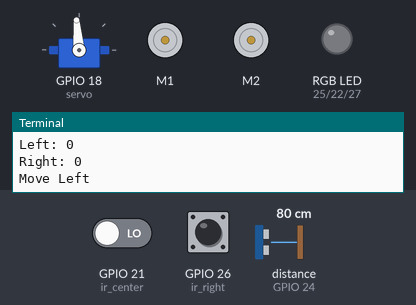
A program run on a simulated Raspberry Pi (BCM pin numbers). On the bench: servo, 2 × DC motor (green arrow = forward, orange = backward, longer = faster), an RGB LED mixed from three pins (HIGH = lit), the last lines printed to the terminal. Inputs (shaded band) come from the test bench; at power-on: GPIO 21 (ir_center) LOW, GPIO 26 (ir_right) LOW, distance to the obstacle (sensor on GPIO 24) 80 cm. The echo pulse lasts 58.3 µs per cm; motors are numbered in the order the program creates them (left before right in a Robot); servo angles are drawn from the pulse width (0.5 ms = 0°, 2.5 ms = 180°).

Above: at 1.2 s.
1.3 s: GPIO 21 (ir_center) driven HIGH
4.4 s: GPIO 26 (ir_right) pulled HIGH for 1 s
At 4.8 s:
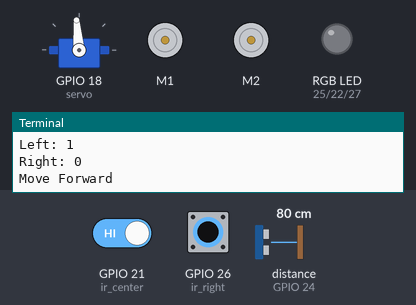
7.5 s: GPIO 21 (ir_center) driven LOW
10.6 s: GPIO 26 (ir_right) pulled HIGH for 1 s
At 11.3 s:
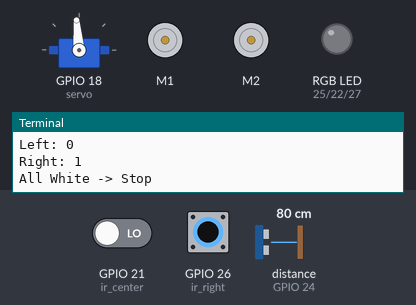
13.7 s: GPIO 26 (ir_right) pulled HIGH for 3.2 s
Timing chart, 0 to 19.4 s (numbered marks = the images above; inputs shaded):
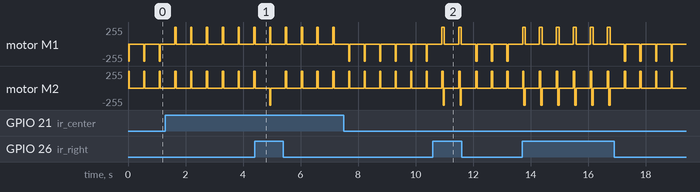

The program:

ky-033.py
```python
import RPi.GPIO as GPIO
import time
from gpiozero import AngularServo, DistanceSensor, Robot
import threading
import subprocess

# Setup GPIO pins
myServoPin = 18
SERVO_DELAY_SEC = 0.001
servo = AngularServo(myServoPin, initial_angle=100, min_angle=0,max_angle=180)

# Set pin for Ultrasonic sensor
trigPin = 5
echoPin = 24
buzzer_pin = 17
#set pin for RGB LED
redPin = 25
greenPin = 22
bluePin = 27
# Set pin for Motor L9110s
motorA_1A = 12  # Motor A
motorA_1B = 13  # Motor A
motorB_1A = 10  # Motor B
motorB_1B = 11  # Motor B

FlagRunningIR_tracking = True
ir_center = 21 # Cảm biến IR bên trái
ir_right = 26  # Cảm biến IR bên phải
GPIO.setmode(GPIO.BCM)  # Use BCM numbering for all pins
GPIO.setup(ir_center, GPIO.IN)  # Cảm biến bên trái là đầu vào
GPIO.setup(ir_right, GPIO.IN)  # Cảm biến bên phải là đầu vào
sensor = DistanceSensor(echo=echoPin, trigger=trigPin, max_distance=3)

robot = Robot(right=(12, 13), left=(11, 10))


# Set up motor pins as output
GPIO.setup(buzzer_pin, GPIO.OUT)
pwm = GPIO.PWM(buzzer_pin, 1000)  # 1000Hz frequency
pwm.start(0)  # Start PWM with 0% duty cycle (off)

# Set up RGB pins as output
GPIO.setup(redPin, GPIO.OUT)
GPIO.setup(greenPin, GPIO.OUT)
GPIO.setup(bluePin, GPIO.OUT)

try:
    while True:
        # Read sensor values
        center_status = GPIO.input(ir_center)  # Đọc giá trị cảm biến trái
        right_status = GPIO.input(ir_right)
        print(f"Left: {center_status}")
        print(f"Right: {right_status}")
        if center_status == 1 and right_status == 0:
            # Cả hai cảm biến trên vạch đen -> Tiến về phía trước
            robot.forward()
            time.sleep(0.05)
            print("Move Forward")
        elif center_status == 1 and right_status == 1:
            # Cảm biến trái trên vạch trắng, cảm biến phải trên vạch đen -> Rẽ phải
            robot.right ()
            time.sleep(0.04)
            print("Move Right")

        elif center_status == 0 and right_status == 0:
            # Cảm biến phải trên vạch trắng, cảm biến trái trên vạch đen -> Rẽ trái
            #robot.backward()
            #time.sleep(0.03)
            robot.left()
            time.sleep(0.04)
            #robot.forward()
            #time.sleep(0.05)
            print("Move Left")

        else:
            # Cả hai cảm biến trên vạch trắng -> Dừng lại
            robot.forward()
            time.sleep(0.04)
            robot.right()
            time.sleep(0.05)
            print("All White -> Stop")
        robot.stop()
        time.sleep(0.5)

except KeyboardInterrupt:
    pass
finally:
    GPIO.cleanup()  # Clean up GPIO when exiting
```
